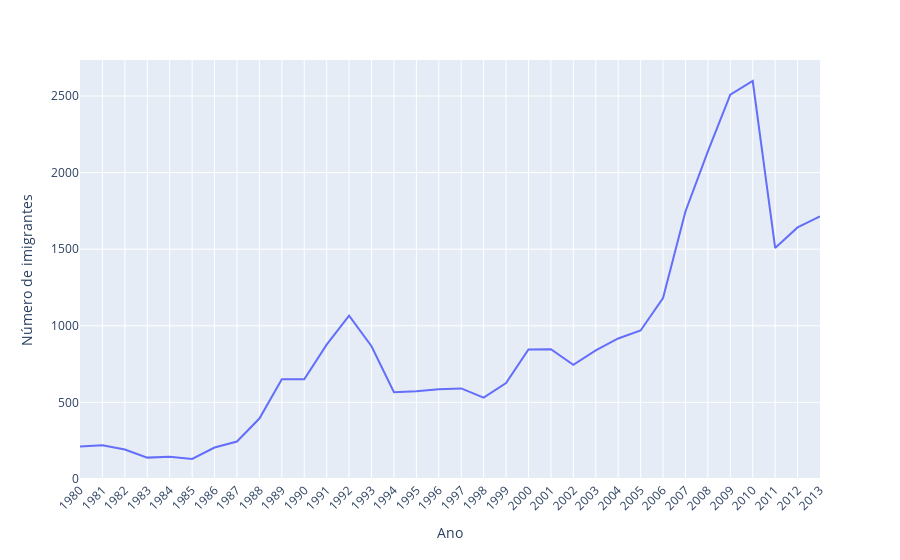

Write notebook code for a chart like this one.
### Code cell
fig= px.line(dados_brasil, x='ano', y='numero_imigrantes')

fig.update_layout(
    xaxis={'tickangle': -45}, 
    xaxis_title='Ano',
    yaxis_title='Número de imigrantes'
)

fig.show()

### Figure 1 — Plotly figure (JSON) as saved in the notebook; plotly's stock layout.template omitted (floating-point values rounded to 4 significant figures)
{"data": [{"hovertemplate": "ano=%{x}<br>numero_imigrantes=%{y}<extra></extra>", "legendgroup": "", "line": {"color": "#636efa", "dash": "solid"}, "marker": {"symbol": "circle"}, "mode": "lines", "name": "", "orientation": "v", "showlegend": false, "type": "scatter", "x": ["1980", "1981", "1982", "1983", "1984", "1985", "1986", "1987", "1988", "1989", "1990", "1991", "1992", "1993", "1994", "1995", "1996", "1997", "1998", "1999", "2000", "2001", "2002", "2003", "2004", "2005", "2006", "2007", "2008", "2009", "2010", "2011", "2012", "2013"], "xaxis": "x", "y": [211, 220, 192, 139, 145, 130, 205, 244, 394, 650, 650, 877, 1066, 866, 566, 572, 586, 591, 531, 626, 845, 847, 745, 839, 917, 969, 1181, 1746, 2138, 2509, 2598, 1508, 1642, 1714], "yaxis": "y"}], "layout": {"autosize": true, "legend": {"tracegroupgap": 0}, "margin": {"t": 60}, "xaxis": {"anchor": "y", "autorange": true, "domain": [0, 1], "range": [0, 33], "tickangle": -45, "title": {"text": "Ano"}, "type": "category"}, "yaxis": {"anchor": "x", "autorange": true, "domain": [0, 1], "range": [-7.111, 2735.0], "title": {"text": "Número de imigrantes"}, "type": "linear"}}}
